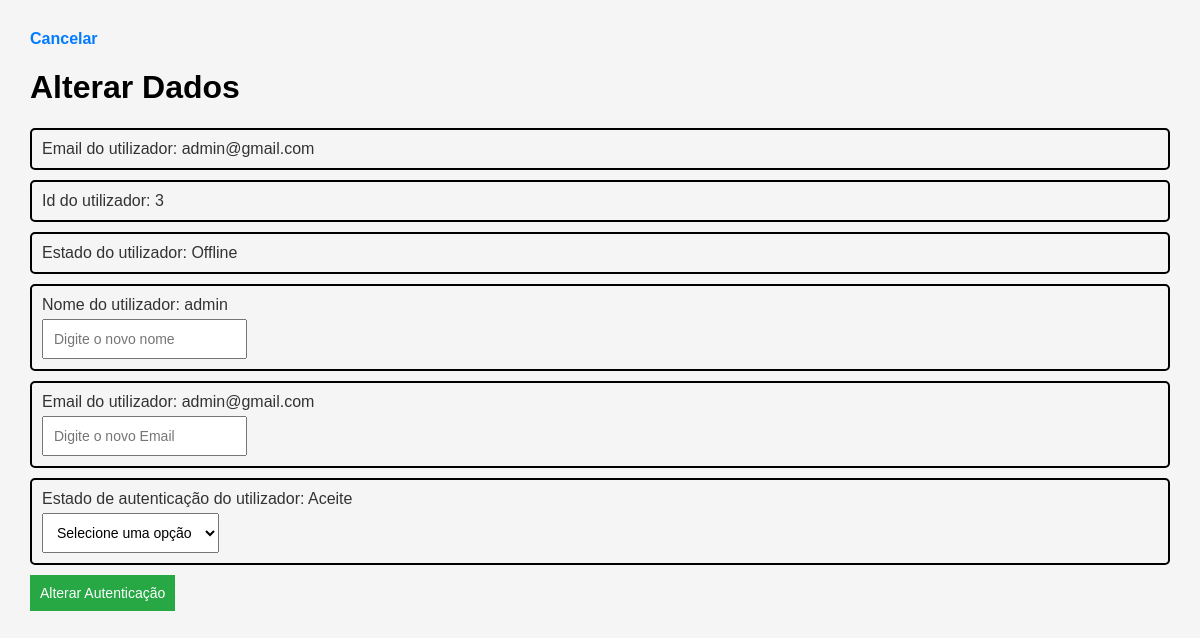
/paginas/acoes.php?editarConta=admin@gmail.com (signed in), run on the app's committed database.
### tables this page shows
CREATE TABLE IF NOT EXISTS `users` (
  `Id_User` int(11) NOT NULL AUTO_INCREMENT,
  `Nome` varchar(30) NOT NULL,
  `Email` varchar(64) NOT NULL,
  `Password` varchar(64) NOT NULL,
  `Autenticacao` varchar(45) NOT NULL DEFAULT 'Pendente',
  `TipoUser` int(11) NOT NULL DEFAULT 1,
  `Estado` varchar(15) NOT NULL DEFAULT 'Offline',
  `Saldo` double NOT NULL DEFAULT 0,
  PRIMARY KEY (`Id_User`)
);

### paginas/acoes.php (the view, shortened to what this page needs)
<html>
</html>
<?php
$user = $_SESSION['user'];
if ($user['TipoUser'] == 1) {
    echo '
    <div style="text-align: left; margin-bottom: 5px;">
        <a href="../paginas/perfil.php">Cancelar</a><br>
    </div>
    ';
} else {
    echo '
    <div style="text-align: left; margin-bottom: 5px;">
        <a href="../paginas/gestao_utilizadores.php">Cancelar</a><br>
    </div>
    ';
}
if (isset($_GET['editarConta'])) {
    $user_email = $_GET['editarConta'];
    echo "<h1>Alterar Dados</h1>";
    echo "<p>Email do utilizador: " . $user_email . "</p>";
    $sql = "SELECT * FROM users WHERE Email = '$user_email'";
    if ($result = mysqli_query($conn, $sql)) {
        if (mysqli_num_rows($result) > 0) {
            while ($user = mysqli_fetch_assoc($result)) {
                echo "
                <form method='POST' action=''>
                    <div>
                        <p>Id do utilizador: " . $user['Id_User'] . "</p>
                        <p>Estado do utilizador: " . $user['Estado'] . "</p>
                        <p>
                            <input type='hidden' name='nomeAntigo' value='" . $user['Nome'] . "'>
                            Nome do utilizador: " . $user['Nome'] . "
                            <input type='text' name='novoNome' placeholder='Digite o novo nome' value=''>
                        </p>
                        <p>
                            <input type='hidden' name='emailAntigo' value='" . $user['Email'] . "'>
                            Email do utilizador: " . $user['Email'] . "
                            <input type='text' name='novoEmail' placeholder='Digite o novo Email' value=''>
                        </p>
                        <p>
                            <input type='hidden' name='autenticacaoAntiga' value='" . $user['Autenticacao'] . "'>
                            Estado de autenticação do utilizador: " . $user['Autenticacao'] . "
                                <select id='alterarTipo' name='alterarTipo'>
                                    <option value='' selected disabled>Selecione uma opção</option>
                                    <option value='Aceitar'>Aceitar utilizador</option>
                                    <option value='Pendente'>Colocar Pendente</option>
                                    <option value='Rejeitar'>Rejeitar utilizador</option>
                                </select>
                        </p>
                        <input type='hidden' name='user_id' value='" . $user['Id_User'] . "'>
                        <button type='submit' name='alterarDados'>Alterar Autenticação</button>
                    </div>
                </form>";
            }
        } else {
            echo "<p>Nenhum utilizador encontrado.</p>";
        }
    } else {
        echo "<p>Erro na consulta: " . mysqli_error($conn) . "</p>";
    }
}
?>

### paginas/acoes.php (style rules this page uses)
p { font-size: 16px; color: #333; margin: 10px 0; padding: 10px; border: 2px solid black; border-radius: 5px; }
a { text-decoration: none; color: #007BFF; font-weight: bold; }
form div { margin-bottom: 15px; }
input, select, button { margin-top: 5px; display: block; padding: 10px; font-size: 14px; }
button { background-color: #28a745; color: #fff; border: none; cursor: pointer; }

### data on the page
users: Id_User "3", Estado "Offline", Nome "admin", Email "admin@gmail.com", Autenticacao "Aceite"

### other printed values
$user_email "admin@gmail.com"
